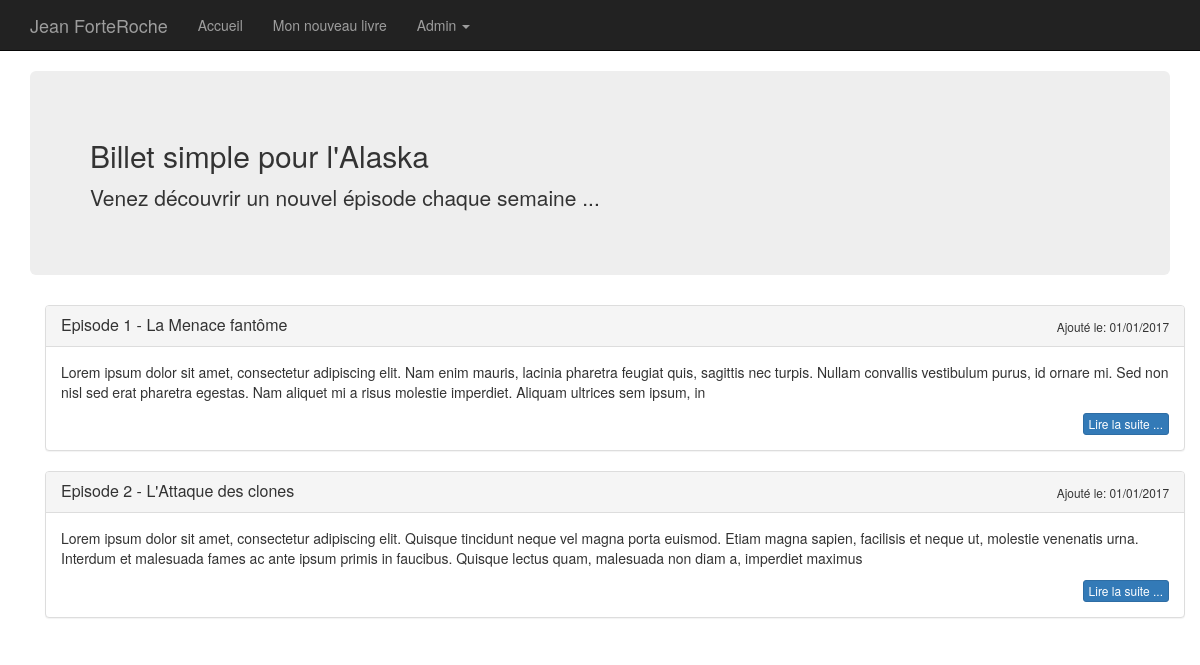
The app's page /posts (signed in) with its own data.
### tables this page shows
CREATE TABLE `t_billet` (
  `BIL_ID` int(11) NOT NULL AUTO_INCREMENT,
  `BIL_DATE` datetime NOT NULL,
  `BIL_TITRE` varchar(100) NOT NULL,
  `BIL_CONTENU` text NOT NULL,
  `BIL_STATUS` int(11) NOT NULL DEFAULT '0',
  PRIMARY KEY (`BIL_ID`)
);

### Web/Blog/Controller/ControllerPosts.php (called while the page is built, shortened)
<?php
class ControllerPosts extends Controller
{
    private $post;
    public function __construct()
    {
        $this->post = new ModelPosts();
    }
    public function findAllPosts()
    {
        $posts = $this->post->getAllPublishPosts();
        $this->render('blog','posts',compact('posts'));
    }
}

### Core/Lib/Connexion.php (called while the page is built, shortened)
<?php
class Connexion
{
    private $PDOInstance = null;
    static $instance = null;
    public function __construct()
    {
            $this->PDOInstance = new \PDO('mysql:dbname='.self::DBNAME.';charset=utf8;host='.self::HOST,self::USER ,self::PASS,array(
                \PDO::MYSQL_ATTR_INIT_COMMAND => "SET NAMES 'utf8'",
                \PDO::ATTR_ERRMODE => \PDO::ERRMODE_EXCEPTION,
                \PDO::ATTR_DEFAULT_FETCH_MODE => \PDO::FETCH_OBJ,
            ));
    }
    public static function getInstance()
    {
        if(is_null(self::$instance))
        {
            self::$instance = new Connexion();
        }
        return self::$instance;
    }
    public function getQuery($query)
    {
        return $this->PDOInstance->query($query);
    }
}

### Core/Lib/DatabaseRepository.php (called while the page is built, shortened)
<?php
class DatabaseRepository
{
    function __construct()
    {
        $this->db = Connexion::getInstance();
    }
}

### Web/Blog/Model/ModelPosts.php (called while the page is built, shortened)
<?php
class ModelPosts extends DatabaseRepository implements PostsGateway
{
    public function getAllPublishPosts()
    {
        return $this->db->getQuery('SELECT * from t_billet WHERE BIL_STATUS = 1 ORDER BY BIL_ID ASC')->fetchAll(\PDO::FETCH_OBJ);
    }
}

### Core/Lib/App.php (called while the page is built, shortened)
<?php
class App {
    private $router;
    private $requestFactory;
    public function __construct(array $config)
    {
        $this->router = new Router($config);
        $this->requestFactory = new RequestFactory();
    }
    public function run()
    {
        $request = $this->requestFactory->buildRequest(array_key_exists('url',$_GET) ? $_GET['url'] : '');
        $route = $this->router->findRoute($request->getUrl());
        $controller = $route->getController();
        $action = $route->getAction();
        $controller->$action();
    }
    public static function textSizeLimit($comment, $limit)
    {
        $comment=substr($comment, 0, $limit);
        $lastWord=strrpos($comment," ");
        $comment=substr($comment,0,$lastWord);
        return $comment;
    }
}

### index.php (called while the page is built, shortened)
<?php
$config = [];
$app = new \Core\Lib\App($config);
$app->run();

### Core/Lib/Controller.php (called while the page is built, shortened)
<?php
class Controller
{
    protected function render($repository, $view, $variables = []){
        $dossier = ucfirst($repository);
        $fichier = ucfirst($view);
        extract($variables);
        require (ROOT . '/Web/' . $dossier . '/View/View' . $fichier . '.php');
    }
}

### Web/Blog/View/ViewPostsList.php (the view)
<?php foreach ($posts as $post): ?>
    <div class="panel panel-default">
        <div class="panel-heading clearfix">
            <div class="pull-left"><h3 class="panel-title "><?= $post->BIL_TITRE; ?></h3></div>
            <div class="pull-right">
                <small>Ajouté le: 01/01/2017</small>
            </div>
        </div>
        <div class="panel-body">
            <div>
                <?= \Core\Lib\App::textSizeLimit($post->BIL_CONTENU, 300) ?>
            </div>
            <div class="pull-right">
                <a href="<?= "/jean-forteroche/post/" . $post->BIL_ID; ?>" class="btn btn-primary btn-xs">Lire la suite ...</a>
            </div>
        </div>
    </div>
<?php endforeach; ?>

### Core/Assets/css/styles.css (style rules this page uses)
body { padding-top: 70px; }

### records on screen
t_billet: BIL_TITRE "Episode 1 - La Menace fantôme", BIL_CONTENU "Lorem ipsum dolor sit amet, consectetur adipiscing elit. Nam enim mauris, lacinia pharetra feugiat quis, sagittis nec turpis. Nullam convallis vestibulum purus, id ornare mi. Sed non nisl sed erat pharetra egestas. Nam aliquet mi a risus molestie imperdiet. Aliquam ultrices sem ipsum, in"
t_billet: BIL_TITRE "Episode 2 - L'Attaque des clones", BIL_CONTENU "Lorem ipsum dolor sit amet, consectetur adipiscing elit. Quisque tincidunt neque vel magna porta euismod. Etiam magna sapien, facilisis et neque ut, molestie venenatis urna. Interdum et malesuada fames ac ante ipsum primis in faucibus. Quisque lectus quam, malesuada non diam a, imperdiet maximus"
